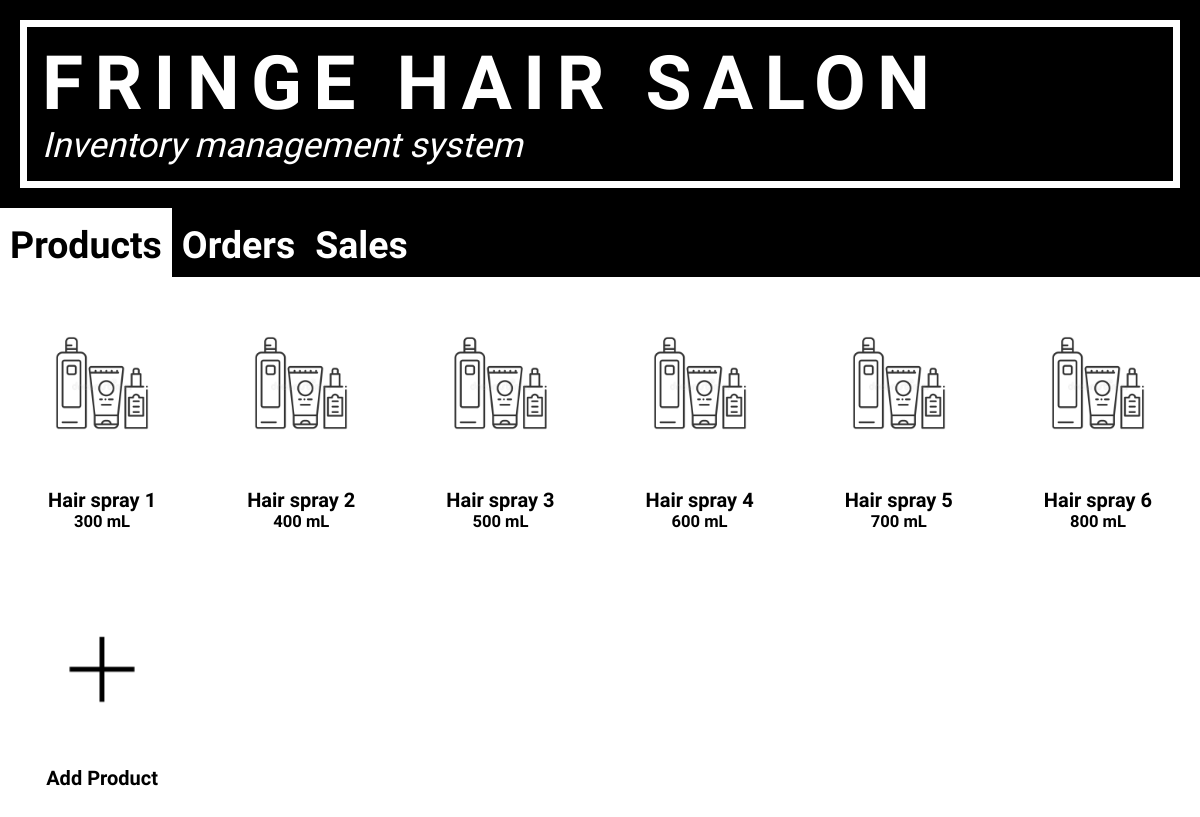
The page / on the database its author committed.
### tables this page shows
create table item (
	ID int not null AUTO_INCREMENT,
	name varchar(50) not null,
	description varchar(300),
	size varchar(20),
	img_url varchar(100) not null,
	primary key (ID)
);

### index.php (the view, shortened to what this page needs)
<!DOCTYPE html>
<html lang="en">
<head>
	<link rel="stylesheet" href="./resources/css/index.css">
</head>
<body>
<a href="./index.php">
<div id="banner">
	<div id="banner2">
		<h1>FRINGE HAIR SALON</h1>
		<h2>Inventory management system</h2>
	</div>
</div>
</a>
<div class='header'>
	<a class='item-on' href="index.php">
		<h3>Products</h3>
</a>
<a class='item-off' href='orders.php'>
		<h3>Orders</h3>
</a>
<a class='item-off' href='sales.php'>
		<h3>Sales</h3>
</a>
</div>
<?php
$dbh = new PDO('mysql:host=localhost;dbname=inventory', 'nick', 'Fringe2022!');
$rows = $dbh->query("select * from item order by name");
if ($rows->rowCount() == 0)
	echo "<p>No products to show...</p>";
else {
	echo '<div class="wrapper">';
	foreach($rows as $row) {
		$prod_image_path = './resources/images/'.$row['img_url'];
		echo "<div class='box'>
				 <form method='post' action='./product.php'>
					<input type='hidden' name='data' value='".serialize($row)."' />
					<button>
						<div class='prod-cont'>
						<div>
						<img class='product' src='".$prod_image_path."'/>
						</div>
						<div>
						<br>
			     		<h4>".$row["name"]."</h4>";
						if ($row['size']) {
			     		 echo "<h5>".$row['size']."</h5>";
						} else {
							echo "<h5>-</h5>";
						}
						echo "
						</div>
						</div>
					</button>
				 </form>
				 </div>
		     ";
	}
	echo "<a href='newProduct.php'><div class='box'><button>
			<div class='prod-cont'>
			<div>
			<img class='plus' src='./resources/images/plus-icon3.png'>
			</div>
			<div>
			<h4>Add Product</h4>
			<h5>&nbsp;</h5>
			</div>
			</div>
			</button></div>
			</a>
		</div>";
}
?>
</body>
</html>

### resources/css/index.css (style rules this page uses)
#banner { background-color: black; padding: 20px; }
#banner2 { border-style: solid; border-width: 7.5px; border-color: white; padding: 15px; }
head, body, h1, h2, h3, h4, h5, button { margin: 0; padding: 0; }
h1 { font-family: 'Aleo', serif; color: white; font-size: 75px; font-weight:700; letter-spacing: 0.15em; line-height: 1.1; }
h2 { font-family: 'Rosarivo', serif; color: white; font-size: 35px; font-weight:lighter; font-style:italic; }
h3 { font-family: 'Aleo', serif; text-align: center; margin-top: 5px; }
h4, h5 { font-family: 'Aleo', serif; font-style: lighter; }
.header { font-size: 200%; display: inline-block; background-color: black; width: 100%; }
.header .item-on, .header .item-off { padding: 10px; float: left; }
.header .item-on { background-color: white; color: black; }
.header .item-off { color:white; }
.wrapper { display: grid; grid-template-columns: 1fr 1fr 1fr 1fr 1fr 1fr; grid-gap: 5px; padding: 5px; justify-items: stretch; }
.box { padding: 20px; font-size: 150%; color: rgb(75, 75, 75); }
.prod-cont { font-size: 150%; display: inline-grid; grid-template-rows: auto; }
.product { max-width: 100%; max-height: 100%; }
.plus { max-width: 100%; max-height: 100%; }
button { border: none; background-color: transparent; cursor: pointer; }
a { text-decoration: none; }

### rows shown on the page
item: img_url (placeholder picture), name "Hair spray 1", size "300 mL"
item: img_url (placeholder picture), name "Hair spray 2", size "400 mL"
item: img_url (placeholder picture), name "Hair spray 3", size "500 mL"
item: img_url (placeholder picture), name "Hair spray 4", size "600 mL"
item: img_url (placeholder picture), name "Hair spray 5", size "700 mL"
item: img_url (placeholder picture), name "Hair spray 6", size "800 mL"
